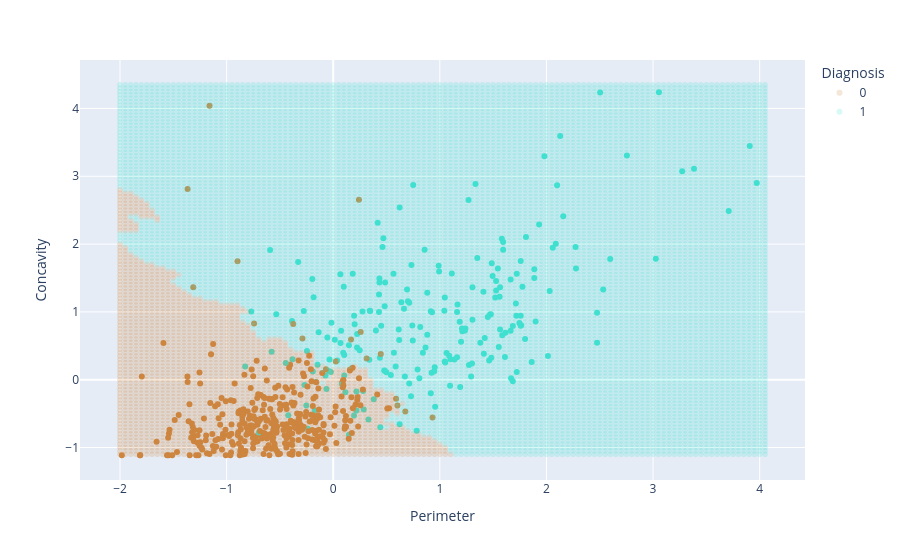

This figure's notebook cell:
### Code cell
fig = px.scatter(x = new_X["Perimeter"], y = new_X["Concavity"], color = pred.astype(str),
           color_discrete_map = {"0": "peru", "1": "turquoise"},
           labels = {"x":"Perimeter", "y":"Concavity", "color":"Diagnosis"}, height = 600, opacity = 0.2)
import plotly.graph_objects as go
color_map = {"B": "peru", "M": "turquoise"}
fig.add_trace(go.Scatter(x = cancer["Perimeter"], y = cancer["Concavity"], 
              mode = "markers", showlegend=False,
              marker = dict(color = [color_map[val] for val in cancer["Class"]])))
fig.update_traces(name="Diagnosis", selector={"0":"Benign"})

### Figure 1 — Plotly figure (JSON) as saved in the notebook; plotly's stock layout.template omitted (floating-point values rounded to 4 significant figures; data arrays with more than 128 entries replaced by an {"elided": "..."} marker saying what was removed)
{"data": [{"hovertemplate": "Diagnosis=0<br>Perimeter=%{x}<br>Concavity=%{y}<extra></extra>", "legendgroup": "0", "marker": {"color": "peru", "opacity": 0.2, "symbol": "circle"}, "mode": "markers", "name": "0", "showlegend": true, "type": "scattergl", "x": {"elided": "2163 float values"}, "xaxis": "x", "y": {"elided": "2163 float values"}, "yaxis": "y"}, {"hovertemplate": "Diagnosis=1<br>Perimeter=%{x}<br>Concavity=%{y}<extra></extra>", "legendgroup": "1", "marker": {"color": "turquoise", "opacity": 0.2, "symbol": "circle"}, "mode": "markers", "name": "1", "showlegend": true, "type": "scattergl", "x": {"elided": "11257 float values"}, "xaxis": "x", "y": {"elided": "11257 float values"}, "yaxis": "y"}, {"marker": {"color": {"elided": "569 str values"}}, "mode": "markers", "showlegend": false, "type": "scatter", "x": {"elided": "569 float values"}, "y": {"elided": "569 float values"}}], "layout": {"autosize": true, "legend": {"title": {"text": "Diagnosis"}, "tracegroupgap": 0}, "margin": {"t": 60}, "xaxis": {"anchor": "y", "autorange": true, "domain": [0, 1], "range": [-2.386, 4.436], "title": {"text": "Perimeter"}, "type": "linear"}, "yaxis": {"anchor": "x", "autorange": true, "domain": [0, 1], "range": [-1.473, 4.71], "title": {"text": "Concavity"}, "type": "linear"}}}
